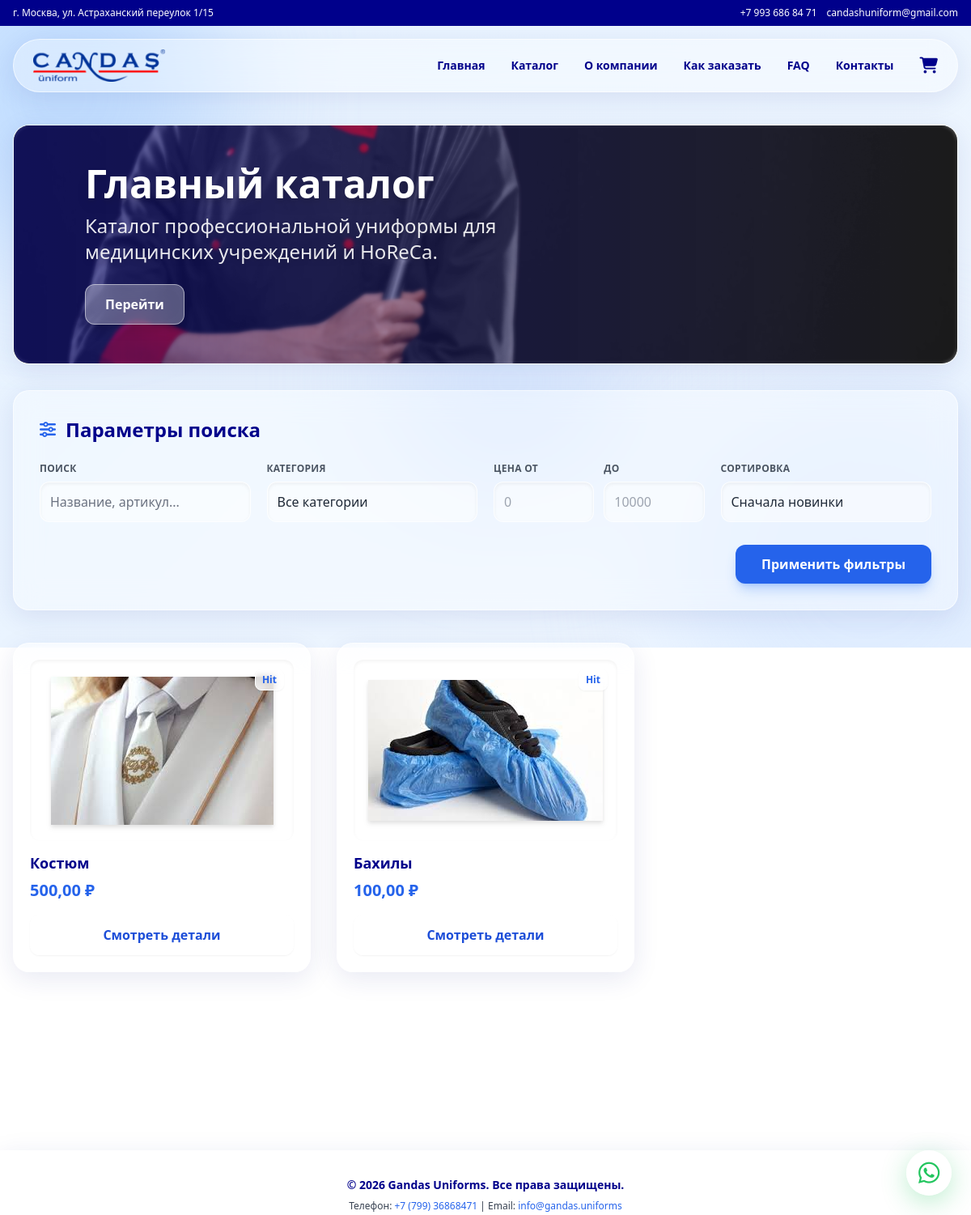
Screenshot of /products/ with the database file from the repository.
### products/models.py (models this page shows, shortened)
class CatalogBanner(models.Model):
    title = models.CharField(max_length=200, verbose_name="Заголовок")
    subtitle = models.CharField(max_length=300, verbose_name="Подзаголовок", blank=True)
    image = models.ImageField(upload_to='catalog_banners/', verbose_name="Изображение баннера")
    link = models.URLField(verbose_name="Ссылка", blank=True)
    is_active = models.BooleanField(default=True, verbose_name="Активен")
    order = models.PositiveIntegerField(default=0, verbose_name="Порядок отображения")
    class Meta:
        verbose_name = "Баннер каталога"
        verbose_name_plural = "Баннеры каталога"
        ordering = ['order']

class Product(models.Model):
    name = models.CharField(max_length=200, verbose_name="Название")
    description = models.TextField(verbose_name="Описание")
    base_price = models.DecimalField(
        max_digits=10,
        decimal_places=2,
        verbose_name="Базовая цена"
    )
    category = models.ForeignKey(
        Category,
        on_delete=models.CASCADE,
        verbose_name="Категория"
    )
    gender = models.CharField(
        max_length=10,
        choices=[
            ('unisex', 'Унисекс'),
            ('male', 'Мужской'),
            ('female', 'Женский'),
        ],
        blank=True,
        verbose_name="Пол (только для медицины)"
    )
    created_at = models.DateTimeField(auto_now_add=True)
    class Meta:
        verbose_name = "Товар"
        verbose_name_plural = "Товары"

class ProductImage(models.Model):
    product = models.ForeignKey(
        Product,
        related_name='images',
        on_delete=models.CASCADE
    )
    image = models.ImageField(upload_to='products/', verbose_name="Изображение")
    class Meta:
        verbose_name = "Изображение товара"
        verbose_name_plural = "Изображения товаров"

### products/views.py (the view)
# urls.py: path('', views.product_list, name='product_list'),
def product_list(request):
    products = Product.objects.all()
    categories = Category.objects.all()
    catalog_banner = CatalogBanner.objects.filter(is_active=True).order_by('order').first()
    category_slug = request.GET.get('category')
    if category_slug:
        products = products.filter(category__slug=category_slug)
    min_price = request.GET.get('min_price')
    if min_price:
        try:
            products = products.filter(base_price__gte=float(min_price))
        except ValueError:
            pass
    max_price = request.GET.get('max_price')
    if max_price:
        try:
            products = products.filter(base_price__lte=float(max_price))
        except ValueError:
            pass
    gender = request.GET.get('gender')
    if gender:
        products = products.filter(gender=gender)
    sort = request.GET.get('sort', '-created_at')
    valid_sorts = ['base_price', '-base_price', '-created_at']
    if sort in valid_sorts:
        products = products.order_by(sort)
    paginator = Paginator(products, 9)
    page_number = request.GET.get('page')
    page_obj = paginator.get_page(page_number)
    context = {
        'products': page_obj,
        'categories': categories,
        'catalog_banner': catalog_banner,
        'selected_category': category_slug,
        'selected_gender': gender,
        'min_price': min_price,
        'max_price': max_price,
        'sort': sort,
        'page_obj': page_obj,
    }
    return render(request, 'products/product_list.html', context)

### products/templates/products/product_list.html (shortened to what this page needs)
{% extends 'base.html' %}
{% load static %}
{% block content %}
<div class="px-4 py-6">
  {% with banner=catalog_banner %}
    {% if banner and banner.is_active %}
      <div class="glass-card p-6 md:p-12 mb-8 overflow-hidden relative group !p-0">
        <div class="absolute inset-0 bg-cover bg-center z-0 opacity-80 group-hover:scale-105 transition-transform duration-700" style="background-image: url('{{ banner.image.url }}');"></div>
        <div class="absolute inset-0 bg-gradient-to-r from-[#00008B]/50 to-transparent z-10 backdrop-blur-[2px]"></div>
        <div class="relative z-20 text-left max-w-2xl mx-auto md:ml-10 p-8 md:p-12">
          <h1 class="text-3xl md:text-5xl font-extrabold text-white mb-3 drop-shadow-lg">{{ banner.title }}</h1>
          {% if banner.subtitle %}
            <p class="text-lg md:text-2xl text-white/90 mb-6 font-medium drop-shadow-md">{{ banner.subtitle }}</p>
          {% endif %}
          {% if banner.link %}
            <a href="{{ banner.link }}" class="inline-block bg-white/30 backdrop-blur-md border border-white/50 text-white font-bold px-6 py-3 rounded-xl hover:bg-white hover:text-[#00008B] transition-glass shadow-lg">
              Перейти
            </a>
          {% endif %}
        </div>
      </div>
    {% endif %}
  {% endwith %}
  <div class="glass-card p-6 md:p-8 mb-10">
    <div class="flex items-center gap-3 mb-6">
      <i class="fas fa-sliders-h text-xl text-blue-600"></i>
      <h2 class="text-xl md:text-2xl font-bold text-[#00008B]">Параметры поиска</h2>
    </div>
    <form method="get" class="grid grid-cols-1 sm:grid-cols-2 lg:grid-cols-4 gap-5">
      <div>
        <label for="q" class="block text-xs font-bold mb-2 text-gray-600 uppercase tracking-wide">Поиск</label>
        <input type="text" name="q" id="q" value="{{ request.GET.q|default:'' }}" placeholder="Название, артикул..." class="w-full p-3 bg-white/50 border border-white/60 rounded-xl focus:outline-none focus:ring-2 focus:ring-blue-400 transition-glass shadow-inner font-medium text-gray-800 placeholder-gray-500">
      </div>
      <div>
        <label for="category" class="block text-xs font-bold mb-2 text-gray-600 uppercase tracking-wide">Категория</label>
        <select name="category" id="category" class="w-full p-3 bg-white/50 border border-white/60 rounded-xl focus:outline-none focus:ring-2 focus:ring-blue-400 transition-glass shadow-inner font-medium text-gray-800 appearance-none">
          <option value="">Все категории</option>
        </select>
      </div>
      <div class="flex gap-3">
        <div class="w-1/2">
          <label for="min_price" class="block text-xs font-bold mb-2 text-gray-600 uppercase tracking-wide">Цена от</label>
          <input type="number" name="min_price" id="min_price" value="{{ request.GET.min_price|default:'' }}" placeholder="0" class="w-full p-3 bg-white/50 border border-white/60 rounded-xl focus:outline-none focus:ring-2 focus:ring-blue-400 transition-glass shadow-inner font-medium text-gray-800">
        </div>
        <div class="w-1/2">
          <label for="max_price" class="block text-xs font-bold mb-2 text-gray-600 uppercase tracking-wide">до</label>
          <input type="number" name="max_price" id="max_price" value="{{ request.GET.max_price|default:'' }}" placeholder="10000" class="w-full p-3 bg-white/50 border border-white/60 rounded-xl focus:outline-none focus:ring-2 focus:ring-blue-400 transition-glass shadow-inner font-medium text-gray-800">
        </div>
      </div>
      {% if main_category == 'medical' %}
        <div>
          <label for="gender" class="block text-xs font-bold mb-2 text-gray-600 uppercase tracking-wide">Пол</label>
          <select name="gender" id="gender" class="w-full p-3 bg-white/50 border border-white/60 rounded-xl focus:outline-none focus:ring-2 focus:ring-blue-400 transition-glass shadow-inner font-medium text-gray-800 appearance-none">
            <option value="">Любой</option>
            <option value="male" {% if selected_gender == 'male' %}selected{% endif %}>Мужской</option>
            <option value="female" {% if selected_gender == 'female' %}selected{% endif %}>Женский</option>
            <option value="unisex" {% if selected_gender == 'unisex' %}selected{% endif %}>Унисекс</option>
          </select>
        </div>
      {% else %}
        <div>
          <label for="sort" class="block text-xs font-bold mb-2 text-gray-600 uppercase tracking-wide">Сортировка</label>
          <select name="sort" id="sort" class="w-full p-3 bg-white/50 border border-white/60 rounded-xl focus:outline-none focus:ring-2 focus:ring-blue-400 transition-glass shadow-inner font-medium text-gray-800 appearance-none">
            <option value="-created_at" {% if sort == '-created_at' %}selected{% endif %}>Сначала новинки</option>
          </select>
        </div>
      {% endif %}
      <div class="sm:col-span-2 lg:col-span-4 flex justify-end mt-2">
        <button type="submit" class="w-full md:w-auto bg-blue-600 hover:bg-blue-700 text-white px-8 py-3 rounded-xl transition-glass font-bold shadow-lg shadow-blue-500/30">Применить фильтры</button>
      </div>
    </form>
  </div>
  {% if products %}
    <div class="grid grid-cols-1 sm:grid-cols-2 lg:grid-cols-3 xl:grid-cols-4 gap-6 md:gap-8">
      {% for product in products %}
        <div class="glass-card p-5 flex flex-col h-full group relative">
          <div class="absolute top-8 right-8 z-10 bg-white/80 backdrop-blur-sm border border-white text-blue-600 text-xs font-bold px-2 py-1 rounded-lg shadow-sm">
            Hit
          </div>
          {% if product.images.first %}
            <div class="relative w-full h-48 md:h-56 overflow-hidden rounded-xl mb-4 bg-white/50 shadow-inner flex items-center justify-center p-2">
              <img src="{{ product.images.first.image.url }}" alt="{{ product.name }}" class="max-w-full max-h-full object-contain group-hover:scale-110 transition-transform duration-500 drop-shadow-md">
            </div>
          {% else %}
            <div class="w-full h-48 md:h-56 bg-white/30 rounded-xl flex items-center justify-center mb-4 shadow-inner">
              <i class="fas fa-image text-3xl text-gray-400"></i>
            </div>
          {% endif %}
          <h3 class="font-extrabold text-lg mb-2 flex-grow text-[#00008B] leading-tight">{{ product.name }}</h3>
          <p class="text-blue-600 font-black text-xl mb-4">{{ product.base_price }} ₽</p>
          <a href="{% url 'product_detail' product.pk %}" class="text-center w-full bg-white/60 border border-white/80 hover:bg-gradient-to-r hover:from-blue-500 hover:to-blue-600 hover:text-white hover:border-transparent text-blue-700 py-3 rounded-xl transition-glass font-bold shadow-sm">Смотреть детали</a>
        </div>
      {% endfor %}
    </div>
  {% endif %}
</div>
{% endblock %}

### static/css/style.css (style rules this page uses)
:root { --text-color: #00008B; --accent: #4A90E2; }
body { font-family: 'Segoe UI', Tahoma, Geneva, Verdana, sans-serif; color: var(--text-color); overflow-x: hidden; }
.transition-glass { transition: all 0.4s cubic-bezier(0.175, 0.885, 0.32, 1.275); }
.glass-card { background: rgba(255, 255, 255, 0.35); backdrop-filter: blur(16px); -webkit-backdrop-filter: blur(16px); border: 1px solid rgba(255, 255, 255, 0.6); box-shadow: 0 8px 32px 0 rgba(31, 38, 135, 0.1); border-radius: 1.25rem; }

### rows the page displays
CatalogBanner: image (picture), title "Главный каталог", subtitle "Каталог профессиональной униформы для медицинских учреждений и HoReCa."
Product: images.first.image (picture), name "Костюм", base_price "500,00"
Product: images.first.image (picture), name "Бахилы", base_price "100,00"
